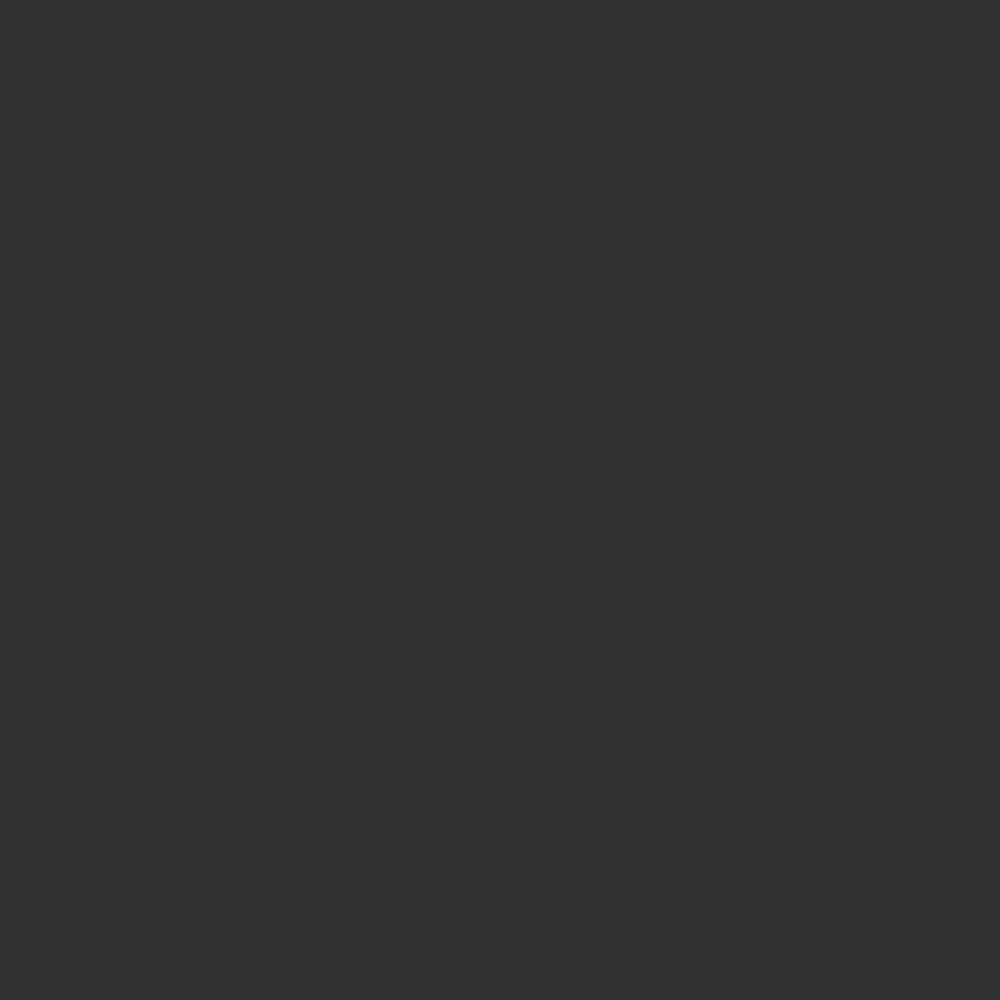
Frame 1 (no input)
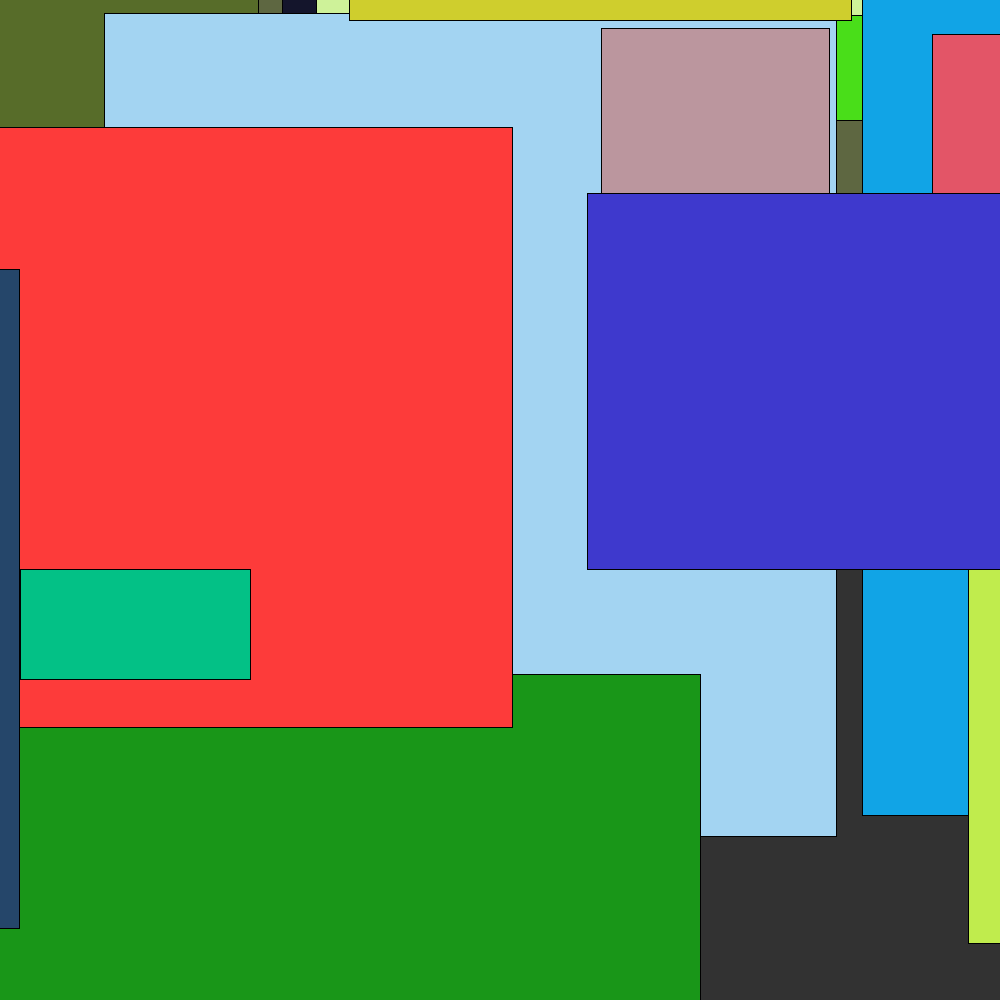
Frame 60 (the mouse pressed at the canvas centre just before this capture)
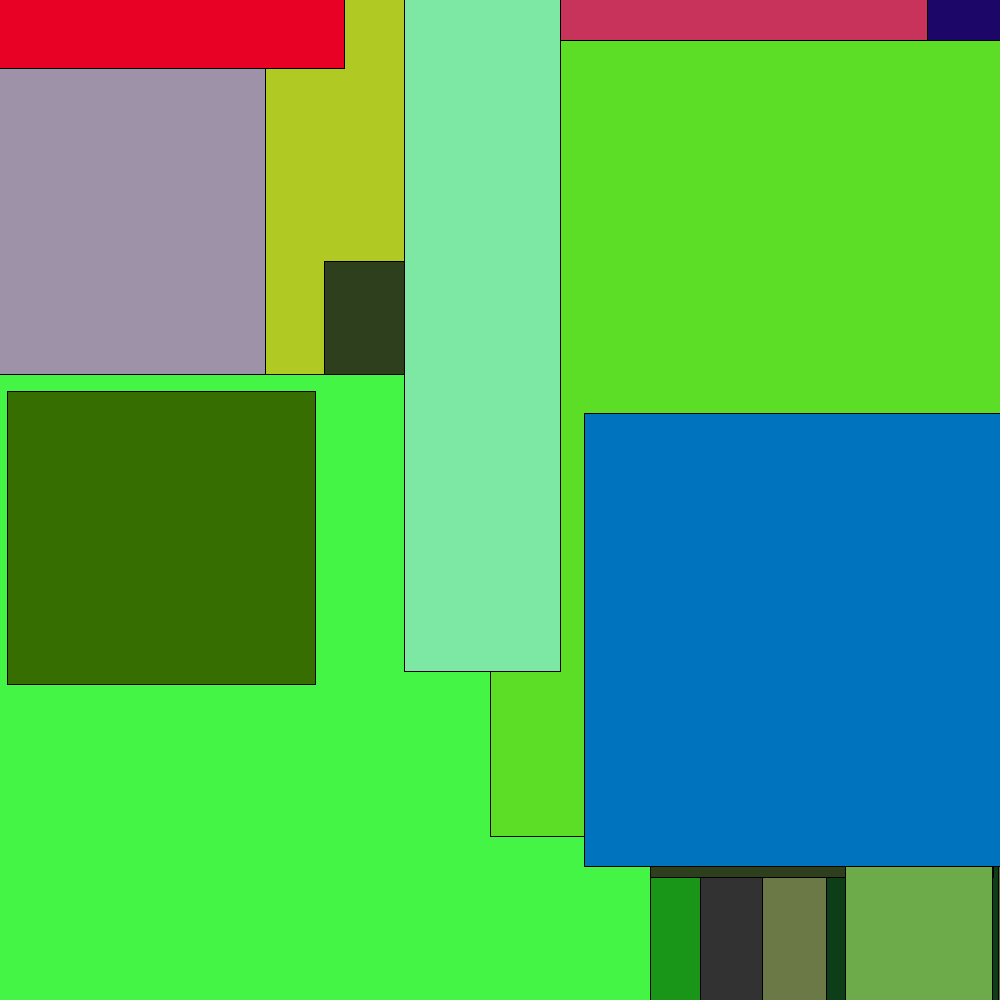
Frame 120 (the mouse held since frame 60 and released just before this capture)

The Processing sketch that drew these frames (run headless with seeded random() and noise(); from frame 60 on, the mouse is pressed at the canvas centre):

// Processing sketch: RandomBoxes
// ── RandomBoxes.pde
float x1, y1, x2, y2;
float r, g, b;


void setup()
{
  frameRate(30);
  size(1000, 1000);
  background(50);
}

void update()
{
   x1 = random(-width , width);
   y1 = random(-height, height);
   
   x2 = random(-width , width);
   y2 = random(-height, height);
   
   r = random(0, 255);
   g = random(0, 255);
   b = random(0, 255);
   
}

void draw()
{
  update();
  
  fill(r, g, b);
  rect(x1, y1, x2, y2);
  
} 
